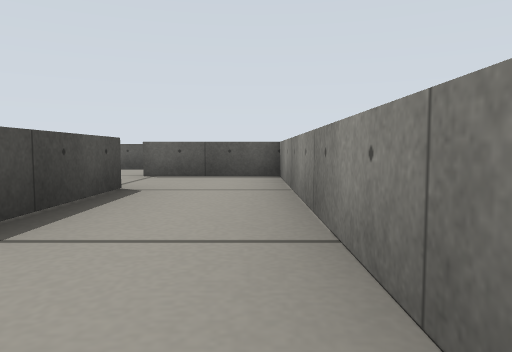
view 1 (above)

12 first-person views from a walk through a robot-simulator world made for Gazebo. The camera is 0.19 m above the floor, tilts 4° down and sees 70° across. The floor is counted in squares, 0.5 m on a side. Each view is taken from the middle of a square. On the plan, view 1 faces up. The plan holds only what a view shows up to about 9 squares ahead; the rest is blank.

view 2
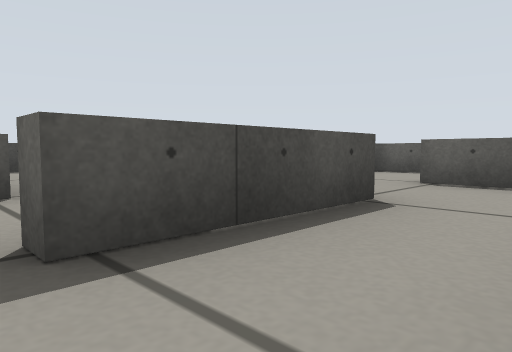

view 3
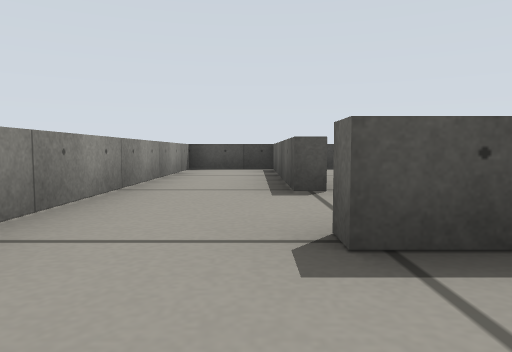

view 4
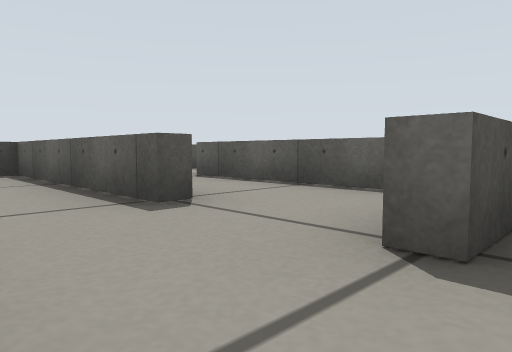

view 5
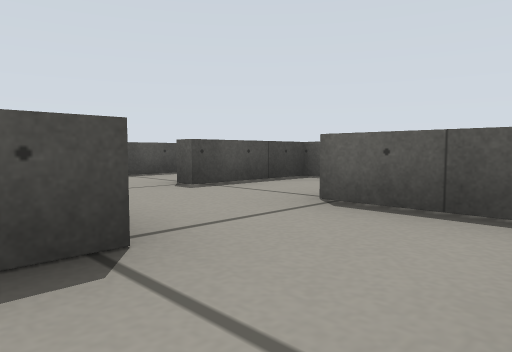

view 6
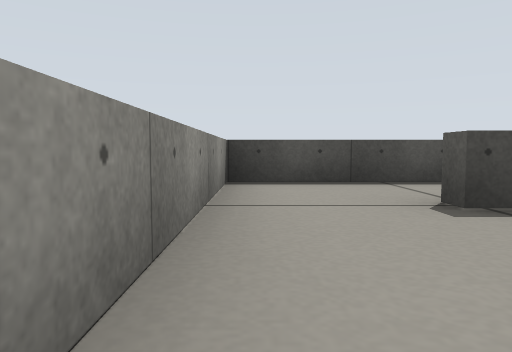

view 7
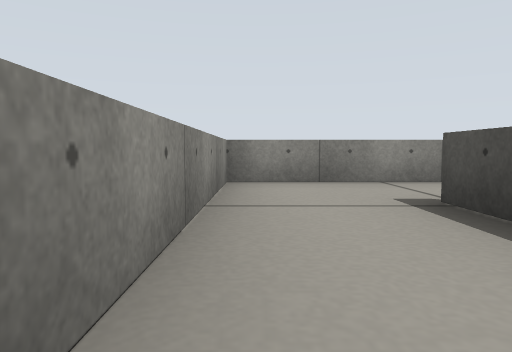

view 8
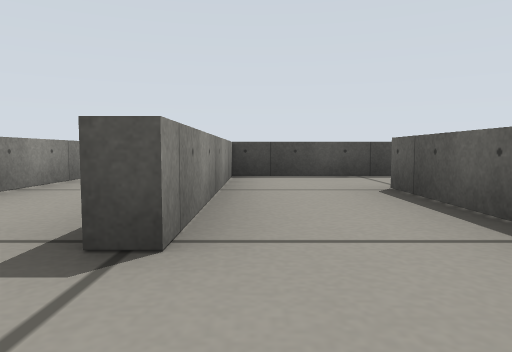

view 9
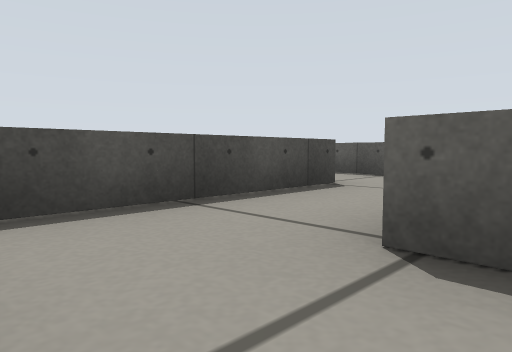

view 10
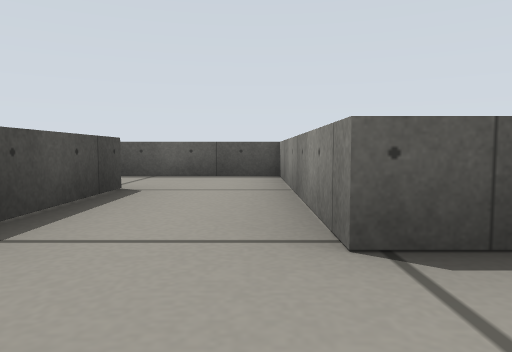

view 11
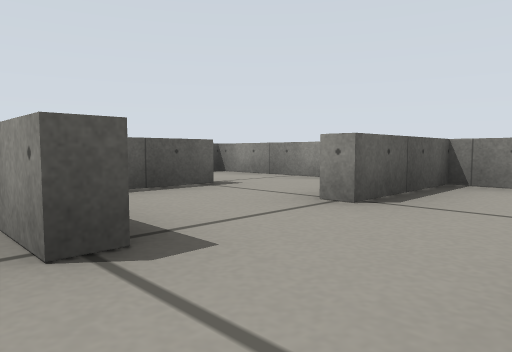

view 12
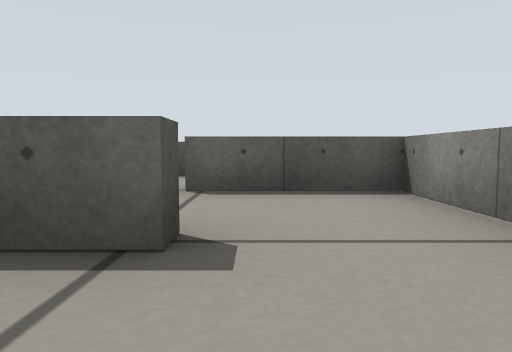

### Floor plan
Points are (right, up) in squares from view 1. A wall is a line through its corners. A room is listed if a view was taken in it or the views show most of it. See-through windows are left out.
Room 1 (views 1, 2, 3, 4, 5, 8, 9)
walls: (-2.5, 3.4) (-5.6, 3.4); (-1.3, 3.7) (-1.3, 1.4) (-1.7, 1.4); (-5.5, 1.7) (-3.3, 1.7) (-3.3, 1.4) (-7.3, 1.4) (-7.3, -0.3) (0.4, -0.3) (0.4, 3.4)
ways out: opening at (0, 2.5) to room 2; opening at (-4.5, 2) to room 3
Room 2 (views 6, 7)
walls: (0.4, 3.4) (0.4, 5.4) (-1.6, 5.4)
ways out: opening at (0, 2.5) to room 1; opening at (-1, 4) to room 4
Room 3 (view 10)
walls: (-5.6, 3.4) (-5.6, 7.4) (-7.5, 7.4); (-7.3, 5.8) (-7.3, 1.7) (-5.5, 1.7)
ways out: opening at (-4.5, 2) to room 1; opening at (-7, 6)
Room 4 (view 11)
walls: (-1.6, 5.4) (-1.6, 5.8); (-5.3, 6.5) (-5.3, 3.7) (-1.3, 3.7); (-1.3, 7.4) (-3.3, 7.4) (-3.3, 5.4) (-3.6, 5.4) (-3.6, 6.1)
ways out: opening at (-1, 4) to room 2; opening at (-2, 6) to room 5
Room 5 (view 12)
walls: (-1.3, 7.8) (-1.3, 7.4); (0.4, 7) (0.4, 9.3) (-1.8, 9.3)
ways out: opening at (-2, 6) to room 4; opening at (-1, 8)

Where each view was taken, in squares from view 1:
view 1: 0 up, 0 right, facing up
view 2: 1 up, 0 right, facing up-left
view 3: 1 up, 0 right, facing left
view 4: 0 up, 1 left, facing up-left
view 5: 3 up, 0 right, facing up-left
view 6: 4 up, 1 left, facing left
view 7: 4 up, 0 right, facing down
view 8: 2 up, 2 left, facing left
view 9: 2 up, 5 left, facing up-left
view 10: 2 up, 6 left, facing up
view 11: 4 up, 4 left, facing up-right
view 12: 6 up, 1 left, facing up
